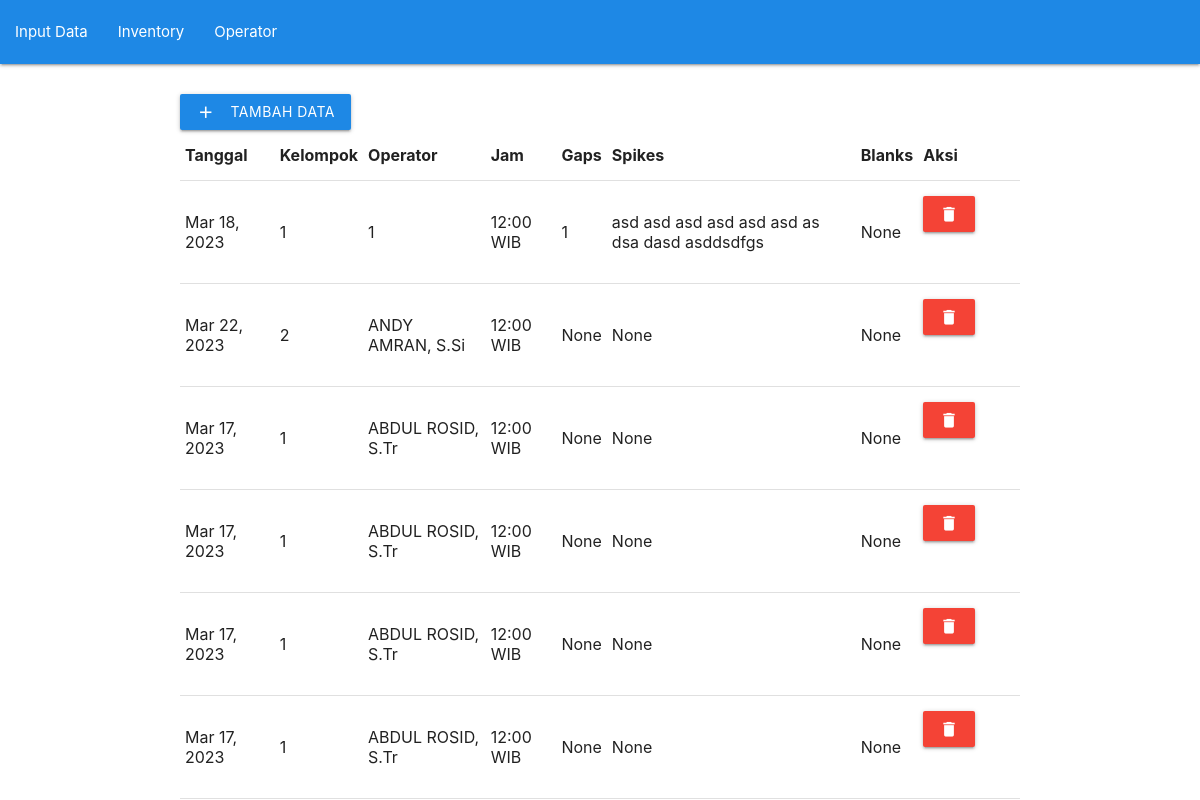
Before: /list_view with the older database file.
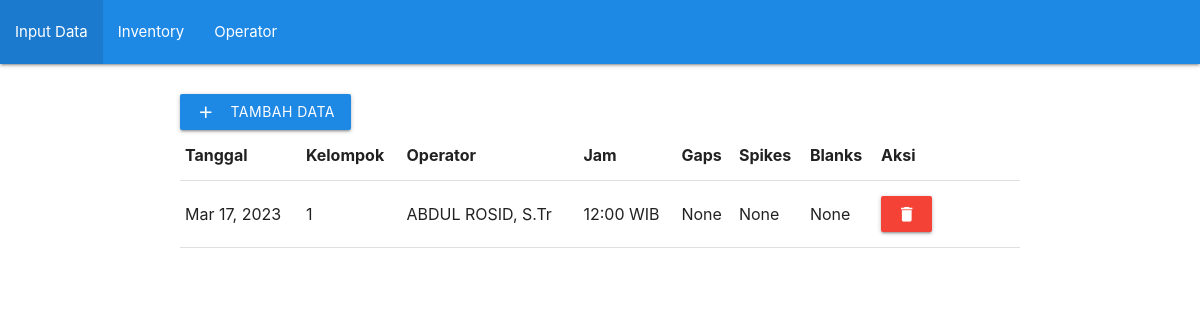
After: the same page with the newer database file.
### ChecklistSeiscomp/models.py (models this page shows, shortened)
class ChecklistSeiscompModel(models.Model):
    tanggal = models.TextField(null=True,)
    jam = models.CharField(max_length=20, choices=WAKTU, default='12:00 WIB')
    kelompok = models.IntegerField(choices=KELOMPOK, default=1)
    operator = models.TextField(null=True,)
    gaps = models.CharField(max_length=500, null=True, blank=True)
    spikes = models.CharField(max_length=500, null=True, blank=True)
    blanks = models.CharField(max_length=500, null=True, blank=True)

### ChecklistSeiscomp/views.py (the view)
# urls.py: path('list_view', views.list_view),
def list_view(request):
    context ={}
    context["dataset"] = ChecklistSeiscompModel.objects.all()
    return render(request, "list_view.html", context)

### ChecklistSeiscomp/templates/list_view.html (shortened to what this page needs)
{% extends "base.html" %}
{% load materializecss %}
{% block content %}
<div class="container" style="padding-top: 2rem;">
    <a class="waves-effect waves-light btn blue darken-1" href="/"><i class="material-icons left">add</i>tambah data</a>
    <table>
        <tr>
            <th>Tanggal</th>
            <th>Kelompok</th>
            <th>Operator</th>
            <th>Jam</th>
            <th>Gaps</th>
            <th>Spikes</th>
            <th>Blanks</th>
            <th>Aksi</th>
        </tr>
        {% for data in dataset %}
        <tr>
            <td> {{ data.tanggal }} </td>
            <td> {{ data.kelompok }} </td>
            <td> {{ data.operator }} </td>
            <td> {{ data.jam }} </td>
            <td> {{ data.gaps }} </td>
            <td> {{ data.spikes }} </td>
            <td> {{ data.blanks }} </td>
            <td>
                <a id="data_del_btn{{ data.id }}" onmouseup="data_del({{ data.id }})"
                    class="waves-effect waves-light btn red" id="delete-{{ operator.id }}"><i
                        class="material-icons center">delete</i></a>
            </td>
        </tr>
        {% endfor %}
    </table>
</div>
{% endblock content %}

### ChecklistSeiscomp/templates/base.html (shortened to what this page needs)
<html lang="en">
<head>
    {% load static %}
    {% block css %}
    <link rel="stylesheet" href="https://cdnjs.cloudflare.com/ajax/libs/materialize/1.0.0-rc.1/css/materialize.min.css"
 />
    {% endblock css %}
</head>
<body>
    <nav>
        <div class="nav-wrapper blue darken-1">
            <ul id="nav-mobile" class="left hide-on-med-and-down">
                <li><a href="/">Input Data</a></li>
                <li><a href="/list_view">Inventory</a></li>
                <li><a href="/operator_view">Operator</a></li>
            </ul>
        </div>
    </nav>
    {% block content %}
    {% endblock content %}
</body>
</html>

Changed rows visible on the page:
removed ChecklistSeiscompModel: tanggal "Mar 18, 2023", kelompok "1", operator "1", jam "12:00 WIB", gaps "1", spikes "asd asd asd asd asd asd as dsa dasd asddsdfgs", blanks "None"
removed ChecklistSeiscompModel: tanggal "Mar 22, 2023", kelompok "2", operator "ANDY AMRAN, S.Si", jam "12:00 WIB", gaps "None", spikes "None", blanks "None"
removed ChecklistSeiscompModel: tanggal "Mar 17, 2023", kelompok "1", operator "ABDUL ROSID, S.Tr", jam "12:00 WIB", gaps "None", spikes "None", blanks "None"
removed ChecklistSeiscompModel: tanggal "Mar 17, 2023", kelompok "1", operator "ABDUL ROSID, S.Tr", jam "12:00 WIB", gaps "None", spikes "None", blanks "None"
removed ChecklistSeiscompModel: tanggal "Mar 17, 2023", kelompok "1", operator "ABDUL ROSID, S.Tr", jam "12:00 WIB", gaps "None", spikes "None", blanks "None"
